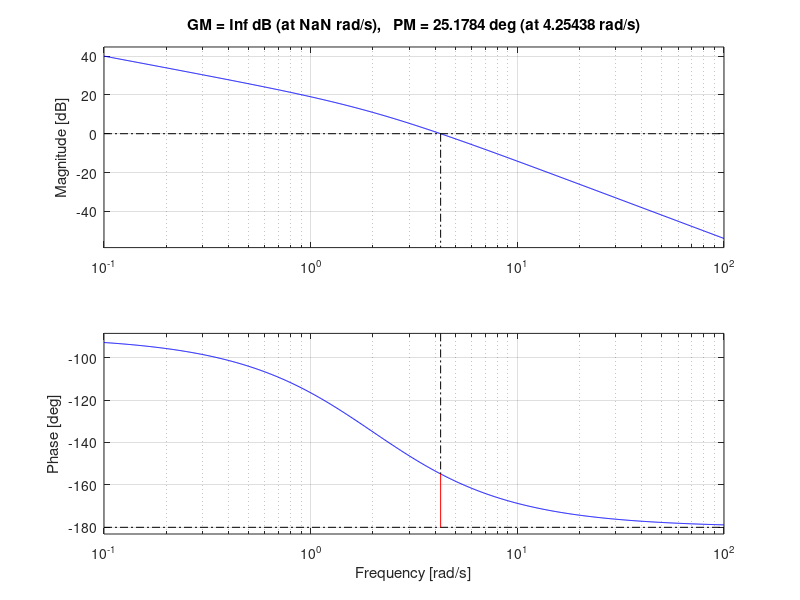
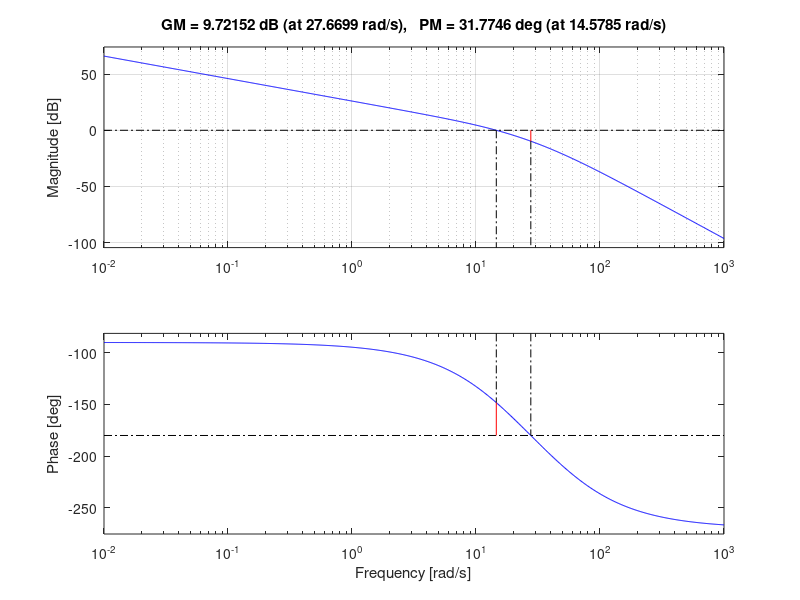

Write MATLAB code to recreate these figures, in order. (Note: this script raises an error after producing the figures.)
close all
clc;clear;

K = 1;
num = K*10;
den = [0.5 1 0];
sys = tf(num,den);
figure(1)
margin(sys);
[Gm,Pm,Wgm,Wpm] = margin(sys);
Kc = 2;wc0 = Wpm;wc = 5;c = 3.5;d = 2.5;b = 2;
h = 9;%h = w3/w2,w3 = c*wc w4 = c*d*wc w1 = 1/(a*b)*wc w2 = 1/a*wc
w3 = c*wc ;w2 = h/w3;
%w4 = (2~2.5)w3; a = 4.5
w4 = c*d*wc;

w1 = w2/b;

num1 = 20*[1/w2 1]
den1 = conv([1 0],conv([1/w2 1],conv([1/w3 1],[1/w4 1])));
sys_af = tf(num1,den1);
sys_jz = sys_af/sys
figure(2)
margin(sys_af);grid
figure(3)
asymp(sys_af)
figure(4)
sys_s = feedback(sys_af,1);
step(sys_s)